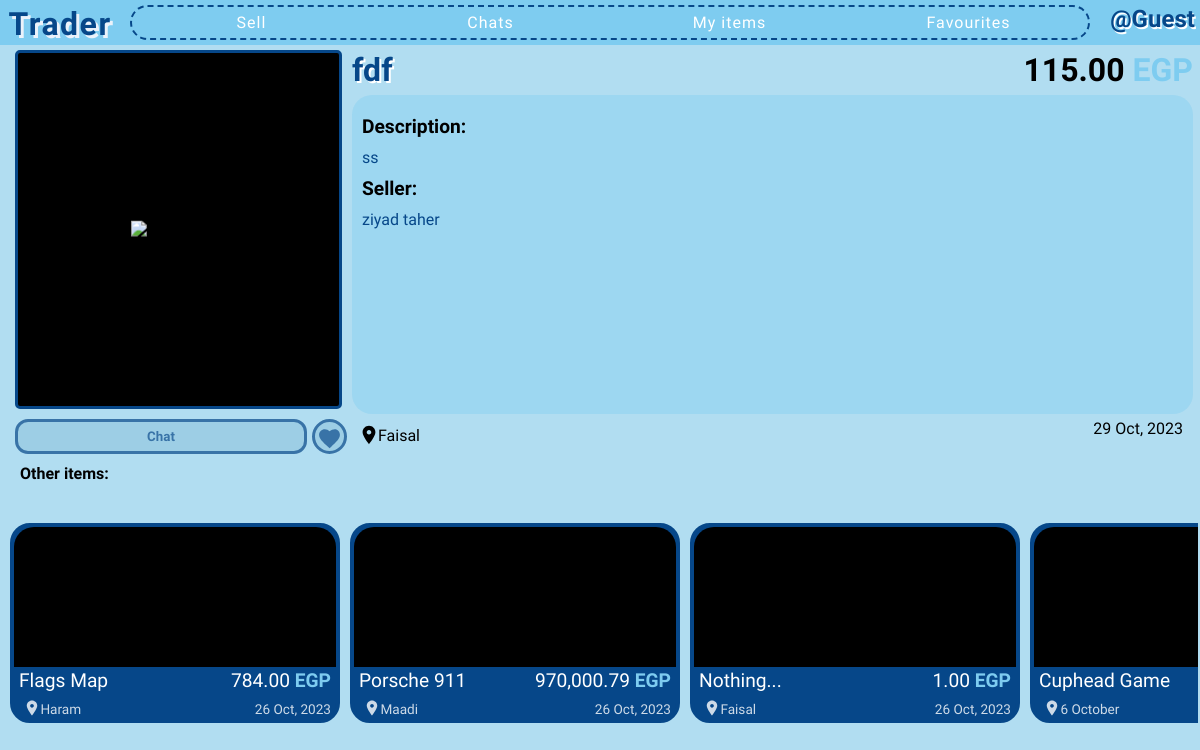
/17/, run on an earlier commit of the app's database.
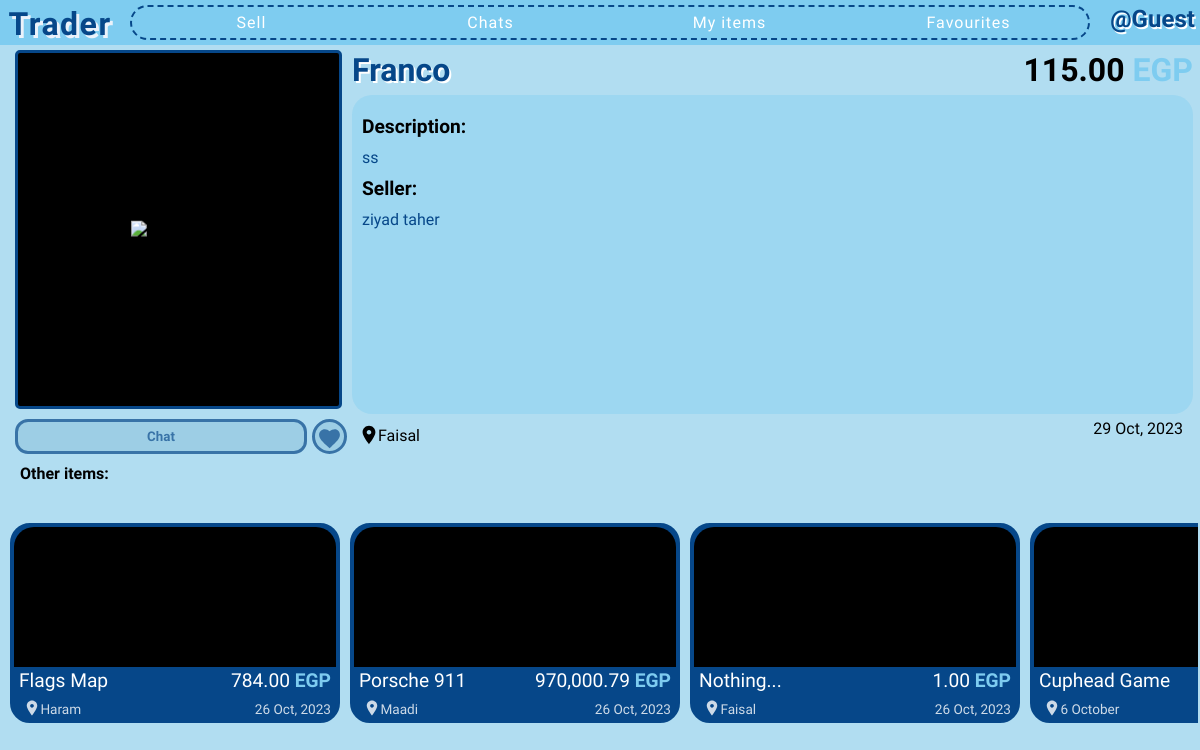
And on a later commit of the database.
### app/models.py (models this page shows)
class Item(db.Model):
    id = db.Column(db.Integer, primary_key=True)  # Item ID
    title = db.Column(db.String(100), nullable=False)  # Item title
    description = db.Column(db.Text, nullable=False)  # Item description
    location = db.Column(db.String(100), nullable=False)  # Item location
    price = db.Column(db.Float, default=0, nullable=False)  # Item price
    is_sold = db.Column(db.Boolean, default=False)  # Is item sold?
    created_at = db.Column(db.DateTime)  # Item creation timestamp
    owner = db.Column(db.Integer, db.ForeignKey("user.id"), nullable=False)  # Owner of the item
    images = db.relationship('Image', backref='images_set', lazy=True)  # Images associated with the item
    chats = db.relationship('Chat', backref='chats_set', lazy=True)  # Chats related to the item

class User(db.Model, UserMixin):
    id = db.Column(db.Integer, primary_key=True)  # User ID
    firstname = db.Column(db.String(50), nullable=False)  # First name
    lastname = db.Column(db.String(50), nullable=False)  # Last name
    username = db.Column(db.String(30), unique=True, nullable=False)  # Unique username
    email = db.Column(db.String(120), unique=True, nullable=False)  # Unique email
    password = db.Column(db.String(120), nullable=False)  # Password
    profile_color = db.Column(db.String(25), nullable=True, default=None)  # Profile color
    sent_chat = db.relationship('Chat', backref='sent_by_set', lazy=True, foreign_keys='Chat.sent_by')  # Chats sent by this user
    received_chat = db.relationship('Chat', backref='received_by_set', lazy=True, foreign_keys='Chat.received_by')  # Chats received by this user
    items = db.relationship('Item', backref='item_owner', lazy=True)  # Items posted by this user
    contacts = db.relationship('User', secondary=user_contacts,  # Many-to-many relationship for contacts
                               primaryjoin=(user_contacts.c.contact_id == id),
                               secondaryjoin=(user_contacts.c.contacted_id == id),
                               backref=db.backref('contacted_by', lazy='dynamic'),
                               lazy='dynamic')
    favourites = db.relationship('Item', secondary=favourite_items, backref=db.backref('fav_users', lazy='dynamic'))  # Many-to-many relationship for favorite items

### app/routes.py (the view)
@app.get("/<int:item_id>/")
def single_item(item_id):
    items = []
    item = None
    for entry in Item.query.all():
        if entry.id == item_id:
            item = entry
            seller = User.query.get(item.owner)
        else:
            items.append(entry)
    if not item:
        abort(404)
    if current_user.is_authenticated:
        is_favourite = item in current_user.favourites
    else:
        is_favourite = False
    return render_template("single-item.html", items=items, item=item, seller=seller, is_favourite=is_favourite)

### app/__init__.py (called while the page is built)
def price_format(float):
    return '{:,.2f}'.format(float)

### app/templates/single-item.html (shortened to what this page needs)
{% extends 'base.html' %}
{% block head %}
    <link rel="stylesheet" href="{{ url_for('static', filename='css/partials/item.css') }}">
    <link rel="stylesheet" href="{{ url_for('static', filename='css/single-item.css') }}">
{% endblock %}
{% block content %}
    <div class="grid-cont">
        <div class="item-img-cont">
            <img src="{{ url_for('serve_image', img_id=item.images[0].id) }}" alt="item-image">
        </div>
        {% if current_user.id == seller.id %}
        <div class="seller-btns">
            <button class="edit-btn" onclick="window.location.href = `{{ url_for('edit_item', item_id=item.id) }}?next={{ url_for('single_item', item_id=item.id) }}`">Edit</button>
            <button class="delete-btn" onclick="window.location.href = `{{ url_for('delete_item', item_id=item.id) }}?next={{ url_for('index') }}`">Delete</button>
        </div>
        {% else %}
        <button class="chat-btn" onclick="window.location.href = `{{ url_for('single_chat', user_id=seller.id) }}?back=/{{ item.id }}/&item-id={{ item.id }}`">Chat</button>
        <button class="favourite-btn {% if is_favourite %}fav{% endif %}" onclick="toggleFavourite()">
            <svg
            width="25"
            height="25"
            xmlns="http://www.w3.org/2000/svg"
            viewBox="0 0 24 24"
            >
            <path
                d="M12 21.35l-1.45-1.32C5.4 15.36 2 12.28 2 8.5 2 5.42 4.42 3 7.5 3c1.74 0 3.41.81 4.5 2.09C13.59 3.81 15.26 3 17 3 20.08 3 22 5.42 22 8.5c0 3.78-3.4 6.86-8.55 11.54L12 21.35z"
            />
            </svg>
        </button>
        {% endif %}
        <div class="title-price">
            <h2 class="item-title">{{ item.title }}</h2>
            <div class="price-cont">{{ price_format(item.price) }} <span class="egp">EGP</span></div>
        </div>
        <div class="description-cont">
            <div>Description:</div>
            {{ item.description }}
            <div>Seller:</div>
            {{ seller.firstname }} {{ seller.lastname }}
        </div>
        <div class="location-cont">
            <svg
                width="22px"
                height="22px"
                xmlns="http://www.w3.org/2000/svg"
                viewBox="0 0 24 24"
                fill="#000000"
            >
                <path d="M12 2C8.13 2 5 5.13 5 9c0 4.25 7 13 7 13s7-8.75 7-13c0-3.87-3.13-7-7-7zm0 9.5c-1.38 0-2.5-1.12-2.5-2.5s1.12-2.5 2.5-2.5 2.5 1.12 2.5 2.5-1.12 2.5-2.5 2.5z" />
            </svg> {{ item.location }}
        </div>
        <div class="item-created-at">{{ date_format(item.created_at, force_datetime=True) }}</div>
        <div class="other-items-cont">
            <div class="title">Other items:</div>
            <div class="other-items">
                {% for item in items %}
                    {% include 'partials/item.html' %}
                {% endfor %}
            </div>
        </div>
    </div>
{% endblock %}

### app/templates/base.html (shortened to what this page needs)
<!DOCTYPE html>
<html lang="en">
<head>
    <link rel="stylesheet" href="{{ url_for('static', filename='css/base.css') }}">
    <link rel="stylesheet" href="{{ url_for('static', filename='css/partials/user-card.css') }}">
    {% block head %}
    {% endblock %}
</head>
<body>
    {% block nav %}
        <header>
            <nav class="{% block nav_search %}{% endblock %}">
                <a href="{{ url_for('index') }}" class="app-name">Trader</a>
                <div class="all-links">
                    <a href="{{ url_for('sell') }}" class="nav-link">Sell</a>
                    <a href="{{ url_for('all_contacts') }}" class="nav-link">Chats</a>
                    <a href="{{ url_for('my_items') }}" class="nav-link">My items</a>
                    <a href="{{ url_for('favourites') }}" class="nav-link">Favourites</a>
                </div>
                <div class="user-card-cont">
                    {% if current_user.is_authenticated %}
                        {% include 'partials/user-card.html' %}
                        <a href="{{ url_for('logout') }}" class="logout">Log out</a>
                    {% else %}
                        <div class="guest">@Guest</div>
                    {% endif %}
                </div>
            </nav>
        </header>
    {% endblock %}
    {% block content %}
    {% endblock %}
</body>
</html>

### app/templates/partials/item.html (shortened to what this page needs)
<div class="single-item-cont location-{% if item.location == '6 October' %}october{% else %}{{ item.location|lower }}{% endif %}" id="item-{{ item.id }}">
    <a class="item" href="{{ url_for('single_item', item_id=item.id) }}">
        <div class="img-cont">
        </div>
        <div class="upper">
            <div class="item-title">{{ item.title }}</div>
            <div class="item-price">{{ price_format(item.price) }} <span class="egp">EGP</span></div>
        </div>
        <div class="lower">
            <div class="item-location">
                <svg
                    width="18px"
                    height="18px"
                    xmlns="http://www.w3.org/2000/svg"
                    viewBox="0 0 24 24"
                    fill="#fff"
                >
                    <path d="M12 2C8.13 2 5 5.13 5 9c0 4.25 7 13 7 13s7-8.75 7-13c0-3.87-3.13-7-7-7zm0 9.5c-1.38 0-2.5-1.12-2.5-2.5s1.12-2.5 2.5-2.5 2.5 1.12 2.5 2.5-1.12 2.5-2.5 2.5z" />
                </svg> {{ item.location }}
            </div>
            <div>{{ date_format(item.created_at) }}</div>
        </div>
    </a>
</div>

### app/static/css/base.css (style rules this page uses)
* { font-family: 'Varela Round', serif; box-sizing: border-box; margin: 0; padding: 0; font-size: bolder; }
body { background-color: #B1DDF1; color: white; }
nav { display: grid; grid-template-columns: 120px 1fr auto; background-color: #7eccf0; height: 45px; }
.app-name, .pge-header { position: relative; top: 5px; font-family: Cookie; font-weight: bolder; font-size: 2rem; text-align: center; letter-spacing: 1.5px; text-decoration: none; color: #064789; text-shadow: 3px 3px #EBF2FA; transition: all 0.3s; }
.all-links { display: flex; justify-content: space-evenly; align-items: center; border: 2px dashed #064789; height: 35px; border-radius: 20px; margin: 5px 10px; }
.all-links .nav-link:first-of-type { border-top-left-radius: 20px; border-bottom-left-radius: 20px; }
.all-links .nav-link:last-of-type { border-top-right-radius: 20px; border-bottom-right-radius: 20px; }
.all-links .nav-link { color: white; letter-spacing: 1px; text-decoration: none; height: 100%; width: 100%; text-align: center; padding-top: 6px; }
.user-card-cont { position: relative; display: grid; column-gap: 5px; grid-template-columns: auto 1fr; grid-template-rows: 1fr 1fr; color: black; padding: 5px; height: 45px; padding-left: 10px; transition: background-color .2s ease-out; cursor: pointer; width: fit-content; min-width: 100px; }
.guest { grid-column: span 2; font-weight: bolder; position: relative; text-align: center; font-size: 1.5rem; color: #064789; color: #064789; text-shadow: 1.5px 1.5px white; }

### app/static/css/partials/item.css (style rules this page uses)
.single-item-cont { position: relative; width: 440px; margin: auto; transition: transform 0.5s; }
.item { position: relative; display: flex; flex-direction: column; justify-content: space-between; text-decoration: none; color: white; width: 440px; height: 290px; background-color: #064789; border-radius: 20px; border: 4px solid #064789; cursor: pointer; }
.img-cont { border-radius: 20px 20px 0 0; position: relative; background-color: black; overflow: hidden; height: 85%; }
.upper, .lower { display: flex; justify-content: space-between; align-items: baseline; padding: 2px 5px; }
.upper { font-size: 1.2rem; }
span.egp { color: #7eccf0; font-weight: bolder; }
.lower { font-size: 0.85rem; opacity: 0.8; }
.lower svg { position: relative; top: 3.5px; left: 4px; }

### app/static/css/single-item.css (style rules this page uses)
.grid-cont { width: 100%; display: grid; grid-template-columns: 25% 35px 1fr auto; grid-template-rows: 45px 1fr 30px 1fr; gap: 5px; height: 91vh; width: 99vw; margin: 0 10px; color: black; }
.item-img-cont { position: relative; background-color: black; overflow: hidden; margin: 5px; border: 3px solid #064789; border-radius: 5px; grid-column: span 2; grid-row: span 2; }
.item-img-cont img { position: absolute; top: 50%; left: 50%; transform: translate(-50%, -50%); max-width: 100%; max-height: 100%; }
button { height: 35px; cursor: pointer; color: #064789; border-color: #064789; background-color: rgba(132, 189, 215, 0.644); opacity: 0.7; border-style: solid; border-width: 3px; }
.chat-btn, .seller-btns { grid-column-start: 1; margin-left: 5px; }
.chat-btn, .seller-btns button { border-radius: 13px; font-weight: bolder; }
.favourite-btn { grid-column-start: 2; border-radius: 50%; width: 35px; }
.favourite-btn svg { position: relative; right: 2.75px; bottom: 1px; margin: 5px; fill: #064789; }
.title-price { display: flex; justify-content: space-between; align-items: center; margin-bottom: 5px; grid-row: 1; grid-column: 3 / 5; margin-top: 10px; }
.title-price .item-title { font-size: 2rem; color: #064789; text-shadow: 2px 2px white; }
.price-cont { font-size: 2rem; font-weight: bolder; padding: 10px 0; }
.price-cont .egp { color: #7eccf0; }
.description-cont { color: #064789; overflow: auto; background-color: #7eccf065; border-radius: 20px; padding: 10px; grid-row: 2; grid-column: 3 / 5; }
.description-cont div { font-size: 1.2rem; font-weight: bolder; color: black; padding: 10px 0; }
.location-cont { grid-column-start: 3; grid-row-start: 3; }
.location-cont svg { position: relative; top: 5px; left: 6px; }
.item-created-at { grid-column-start: -2; grid-row-start: 3; margin-right: 10px; }
.other-items-cont { grid-column: span 5; }
.other-items-cont .title { font-weight: bolder; padding: 10px; }
.other-items { display: flex; gap: 10px; overflow: auto; padding-bottom: 5px; height: 83%; width: 100%; }
.item { flex-shrink: 0; width: 330px; height: 200px; }

What changed in the data, as far as the page shows it:
changed Item "ss": title "fdf" → "Franco"
